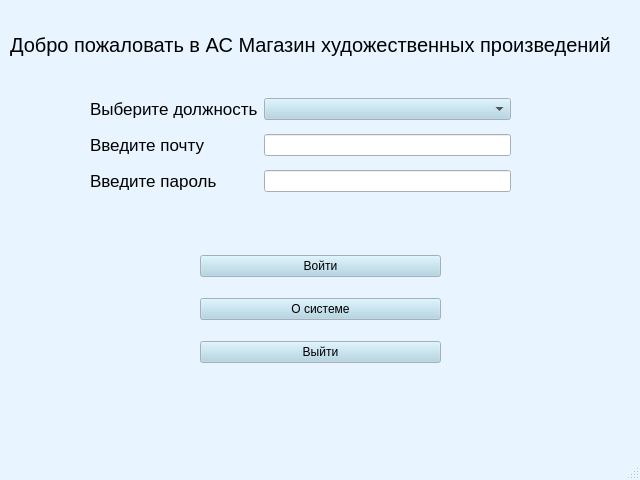
<?xml version="1.0" encoding="UTF-8"?>
<ui version="4.0">
 <class>MainWindow</class>
 <widget class="QMainWindow" name="MainWindow">
  <property name="geometry">
   <rect>
    <x>0</x>
    <y>0</y>
    <width>640</width>
    <height>480</height>
   </rect>
  </property>
  <property name="palette">
   <palette>
    <active>
     <colorrole role="WindowText">
      <brush brushstyle="SolidPattern">
       <color alpha="255">
        <red>0</red>
        <green>0</green>
        <blue>0</blue>
       </color>
      </brush>
     </colorrole>
     <colorrole role="Button">
      <brush brushstyle="SolidPattern">
       <color alpha="255">
        <red>169</red>
        <green>210</green>
        <blue>227</blue>
       </color>
      </brush>
     </colorrole>
     <colorrole role="Light">
      <brush brushstyle="SolidPattern">
       <color alpha="255">
        <red>255</red>
        <green>255</green>
        <blue>255</blue>
       </color>
      </brush>
     </colorrole>
     <colorrole role="Midlight">
      <brush brushstyle="SolidPattern">
       <color alpha="255">
        <red>238</red>
        <green>228</green>
        <blue>255</blue>
       </color>
      </brush>
     </colorrole>
     <colorrole role="Dark">
      <brush brushstyle="SolidPattern">
       <color alpha="255">
        <red>110</red>
        <green>101</green>
        <blue>127</blue>
       </color>
      </brush>
     </colorrole>
     <colorrole role="Mid">
      <brush brushstyle="SolidPattern">
       <color alpha="255">
        <red>147</red>
        <green>134</green>
        <blue>170</blue>
       </color>
      </brush>
     </colorrole>
     <colorrole role="Text">
      <brush brushstyle="SolidPattern">
       <color alpha="255">
        <red>0</red>
        <green>0</green>
        <blue>0</blue>
       </color>
      </brush>
     </colorrole>
     <colorrole role="BrightText">
      <brush brushstyle="SolidPattern">
       <color alpha="255">
        <red>255</red>
        <green>255</green>
        <blue>255</blue>
       </color>
      </brush>
     </colorrole>
     <colorrole role="ButtonText">
      <brush brushstyle="SolidPattern">
       <color alpha="255">
        <red>0</red>
        <green>0</green>
        <blue>0</blue>
       </color>
      </brush>
     </colorrole>
     <colorrole role="Base">
      <brush brushstyle="SolidPattern">
       <color alpha="255">
        <red>255</red>
        <green>255</green>
        <blue>255</blue>
       </color>
      </brush>
     </colorrole>
     <colorrole role="Window">
      <brush brushstyle="SolidPattern">
       <color alpha="255">
        <red>232</red>
        <green>244</green>
        <blue>255</blue>
       </color>
      </brush>
     </colorrole>
     <colorrole role="Shadow">
      <brush brushstyle="SolidPattern">
       <color alpha="255">
        <red>0</red>
        <green>0</green>
        <blue>0</blue>
       </color>
      </brush>
     </colorrole>
     <colorrole role="Highlight">
      <brush brushstyle="SolidPattern">
       <color alpha="255">
        <red>221</red>
        <green>202</green>
        <blue>255</blue>
       </color>
      </brush>
     </colorrole>
     <colorrole role="AlternateBase">
      <brush brushstyle="SolidPattern">
       <color alpha="255">
        <red>238</red>
        <green>228</green>
        <blue>255</blue>
       </color>
      </brush>
     </colorrole>
     <colorrole role="ToolTipBase">
      <brush brushstyle="SolidPattern">
       <color alpha="255">
        <red>255</red>
        <green>255</green>
        <blue>220</blue>
       </color>
      </brush>
     </colorrole>
     <colorrole role="ToolTipText">
      <brush brushstyle="SolidPattern">
       <color alpha="255">
        <red>0</red>
        <green>0</green>
        <blue>0</blue>
       </color>
      </brush>
     </colorrole>
     <colorrole role="PlaceholderText">
      <brush brushstyle="SolidPattern">
       <color alpha="128">
        <red>0</red>
        <green>0</green>
        <blue>0</blue>
       </color>
      </brush>
     </colorrole>
    </active>
    <inactive>
     <colorrole role="WindowText">
      <brush brushstyle="SolidPattern">
       <color alpha="255">
        <red>0</red>
        <green>0</green>
        <blue>0</blue>
       </color>
      </brush>
     </colorrole>
     <colorrole role="Button">
      <brush brushstyle="SolidPattern">
       <color alpha="255">
        <red>169</red>
        <green>210</green>
        <blue>227</blue>
       </color>
      </brush>
     </colorrole>
     <colorrole role="Light">
      <brush brushstyle="SolidPattern">
       <color alpha="255">
        <red>255</red>
        <green>255</green>
        <blue>255</blue>
       </color>
      </brush>
     </colorrole>
     <colorrole role="Midlight">
      <brush brushstyle="SolidPattern">
       <color alpha="255">
        <red>238</red>
        <green>228</green>
        <blue>255</blue>
       </color>
      </brush>
     </colorrole>
     <colorrole role="Dark">
      <brush brushstyle="SolidPattern">
       <color alpha="255">
        <red>110</red>
        <green>101</green>
        <blue>127</blue>
       </color>
      </brush>
     </colorrole>
     <colorrole role="Mid">
      <brush brushstyle="SolidPattern">
       <color alpha="255">
        <red>147</red>
        <green>134</green>
        <blue>170</blue>
       </color>
      </brush>
     </colorrole>
     <colorrole role="Text">
      <brush brushstyle="SolidPattern">
       <color alpha="255">
        <red>0</red>
        <green>0</green>
        <blue>0</blue>
       </color>
      </brush>
     </colorrole>
     <colorrole role="BrightText">
      <brush brushstyle="SolidPattern">
       <color alpha="255">
        <red>255</red>
        <green>255</green>
        <blue>255</blue>
       </color>
      </brush>
     </colorrole>
     <colorrole role="ButtonText">
      <brush brushstyle="SolidPattern">
       <color alpha="255">
        <red>0</red>
        <green>0</green>
        <blue>0</blue>
       </color>
      </brush>
     </colorrole>
     <colorrole role="Base">
      <brush brushstyle="SolidPattern">
       <color alpha="255">
        <red>255</red>
        <green>255</green>
        <blue>255</blue>
       </color>
      </brush>
     </colorrole>
     <colorrole role="Window">
      <brush brushstyle="SolidPattern">
       <color alpha="255">
        <red>232</red>
        <green>244</green>
        <blue>255</blue>
       </color>
      </brush>
     </colorrole>
     <colorrole role="Shadow">
      <brush brushstyle="SolidPattern">
       <color alpha="255">
        <red>0</red>
        <green>0</green>
        <blue>0</blue>
       </color>
      </brush>
     </colorrole>
     <colorrole role="Highlight">
      <brush brushstyle="SolidPattern">
       <color alpha="255">
        <red>221</red>
        <green>202</green>
        <blue>255</blue>
       </color>
      </brush>
     </colorrole>
     <colorrole role="AlternateBase">
      <brush brushstyle="SolidPattern">
       <color alpha="255">
        <red>238</red>
        <green>228</green>
        <blue>255</blue>
       </color>
      </brush>
     </colorrole>
     <colorrole role="ToolTipBase">
      <brush brushstyle="SolidPattern">
       <color alpha="255">
        <red>255</red>
        <green>255</green>
        <blue>220</blue>
       </color>
      </brush>
     </colorrole>
     <colorrole role="ToolTipText">
      <brush brushstyle="SolidPattern">
       <color alpha="255">
        <red>0</red>
        <green>0</green>
        <blue>0</blue>
       </color>
      </brush>
     </colorrole>
     <colorrole role="PlaceholderText">
      <brush brushstyle="SolidPattern">
       <color alpha="128">
        <red>0</red>
        <green>0</green>
        <blue>0</blue>
       </color>
      </brush>
     </colorrole>
    </inactive>
    <disabled>
     <colorrole role="WindowText">
      <brush brushstyle="SolidPattern">
       <color alpha="255">
        <red>110</red>
        <green>101</green>
        <blue>127</blue>
       </color>
      </brush>
     </colorrole>
     <colorrole role="Button">
      <brush brushstyle="SolidPattern">
       <color alpha="255">
        <red>169</red>
        <green>210</green>
        <blue>227</blue>
       </color>
      </brush>
     </colorrole>
     <colorrole role="Light">
      <brush brushstyle="SolidPattern">
       <color alpha="255">
        <red>255</red>
        <green>255</green>
        <blue>255</blue>
       </color>
      </brush>
     </colorrole>
     <colorrole role="Midlight">
      <brush brushstyle="SolidPattern">
       <color alpha="255">
        <red>238</red>
        <green>228</green>
        <blue>255</blue>
       </color>
      </brush>
     </colorrole>
     <colorrole role="Dark">
      <brush brushstyle="SolidPattern">
       <color alpha="255">
        <red>110</red>
        <green>101</green>
        <blue>127</blue>
       </color>
      </brush>
     </colorrole>
     <colorrole role="Mid">
      <brush brushstyle="SolidPattern">
       <color alpha="255">
        <red>147</red>
        <green>134</green>
        <blue>170</blue>
       </color>
      </brush>
     </colorrole>
     <colorrole role="Text">
      <brush brushstyle="SolidPattern">
       <color alpha="255">
        <red>110</red>
        <green>101</green>
        <blue>127</blue>
       </color>
      </brush>
     </colorrole>
     <colorrole role="BrightText">
      <brush brushstyle="SolidPattern">
       <color alpha="255">
        <red>255</red>
        <green>255</green>
        <blue>255</blue>
       </color>
      </brush>
     </colorrole>
     <colorrole role="ButtonText">
      <brush brushstyle="SolidPattern">
       <color alpha="255">
        <red>110</red>
        <green>101</green>
        <blue>127</blue>
       </color>
      </brush>
     </colorrole>
     <colorrole role="Base">
      <brush brushstyle="SolidPattern">
       <color alpha="255">
        <red>232</red>
        <green>244</green>
        <blue>255</blue>
       </color>
      </brush>
     </colorrole>
     <colorrole role="Window">
      <brush brushstyle="SolidPattern">
       <color alpha="255">
        <red>232</red>
        <green>244</green>
        <blue>255</blue>
       </color>
      </brush>
     </colorrole>
     <colorrole role="Shadow">
      <brush brushstyle="SolidPattern">
       <color alpha="255">
        <red>0</red>
        <green>0</green>
        <blue>0</blue>
       </color>
      </brush>
     </colorrole>
     <colorrole role="Highlight">
      <brush brushstyle="SolidPattern">
       <color alpha="255">
        <red>145</red>
        <green>145</green>
        <blue>145</blue>
       </color>
      </brush>
     </colorrole>
     <colorrole role="AlternateBase">
      <brush brushstyle="SolidPattern">
       <color alpha="255">
        <red>221</red>
        <green>202</green>
        <blue>255</blue>
       </color>
      </brush>
     </colorrole>
     <colorrole role="ToolTipBase">
      <brush brushstyle="SolidPattern">
       <color alpha="255">
        <red>255</red>
        <green>255</green>
        <blue>220</blue>
       </color>
      </brush>
     </colorrole>
     <colorrole role="ToolTipText">
      <brush brushstyle="SolidPattern">
       <color alpha="255">
        <red>0</red>
        <green>0</green>
        <blue>0</blue>
       </color>
      </brush>
     </colorrole>
     <colorrole role="PlaceholderText">
      <brush brushstyle="SolidPattern">
       <color alpha="128">
        <red>0</red>
        <green>0</green>
        <blue>0</blue>
       </color>
      </brush>
     </colorrole>
    </disabled>
   </palette>
  </property>
  <property name="windowTitle">
   <string>MainWindow</string>
  </property>
  <widget class="QWidget" name="centralwidget">
   <widget class="QLabel" name="label">
    <property name="geometry">
     <rect>
      <x>10</x>
      <y>30</y>
      <width>631</width>
      <height>30</height>
     </rect>
    </property>
    <property name="palette">
     <palette>
      <active>
       <colorrole role="Button">
        <brush brushstyle="SolidPattern">
         <color alpha="255">
          <red>173</red>
          <green>127</green>
          <blue>168</blue>
         </color>
        </brush>
       </colorrole>
      </active>
      <inactive>
       <colorrole role="Button">
        <brush brushstyle="SolidPattern">
         <color alpha="255">
          <red>173</red>
          <green>127</green>
          <blue>168</blue>
         </color>
        </brush>
       </colorrole>
      </inactive>
      <disabled>
       <colorrole role="Button">
        <brush brushstyle="SolidPattern">
         <color alpha="255">
          <red>173</red>
          <green>127</green>
          <blue>168</blue>
         </color>
        </brush>
       </colorrole>
      </disabled>
     </palette>
    </property>
    <property name="font">
     <font>
      <pointsize>15</pointsize>
      <italic>false</italic>
      <strikeout>false</strikeout>
     </font>
    </property>
    <property name="text">
     <string>Добро пожаловать в АС Магазин художественных произведений</string>
    </property>
   </widget>
   <widget class="QWidget" name="gridLayoutWidget">
    <property name="geometry">
     <rect>
      <x>90</x>
      <y>90</y>
      <width>421</width>
      <height>111</height>
     </rect>
    </property>
    <layout class="QGridLayout" name="gridLayout">
     <property name="verticalSpacing">
      <number>6</number>
     </property>
     <item row="1" column="1">
      <widget class="QLineEdit" name="email_input"/>
     </item>
     <item row="1" column="0">
      <widget class="QLabel" name="label_3">
       <property name="font">
        <font>
         <pointsize>13</pointsize>
        </font>
       </property>
       <property name="text">
        <string>&lt;html&gt;&lt;head/&gt;&lt;body&gt;&lt;p&gt;Введите почту&lt;/p&gt;&lt;/body&gt;&lt;/html&gt;</string>
       </property>
      </widget>
     </item>
     <item row="0" column="0">
      <widget class="QLabel" name="label_2">
       <property name="font">
        <font>
         <pointsize>13</pointsize>
        </font>
       </property>
       <property name="text">
        <string>&lt;html&gt;&lt;head/&gt;&lt;body&gt;&lt;p&gt;Выберите должность&lt;/p&gt;&lt;/body&gt;&lt;/html&gt;</string>
       </property>
      </widget>
     </item>
     <item row="0" column="1">
      <widget class="QComboBox" name="role_type"/>
     </item>
     <item row="2" column="0">
      <widget class="QLabel" name="label_4">
       <property name="font">
        <font>
         <pointsize>13</pointsize>
        </font>
       </property>
       <property name="text">
        <string>&lt;html&gt;&lt;head/&gt;&lt;body&gt;&lt;p&gt;Введите пароль&lt;/p&gt;&lt;/body&gt;&lt;/html&gt;</string>
       </property>
      </widget>
     </item>
     <item row="2" column="1">
      <widget class="QLineEdit" name="password_input">
       <property name="inputMethodHints">
        <set>Qt::ImhHiddenText|Qt::ImhNoAutoUppercase|Qt::ImhNoPredictiveText|Qt::ImhSensitiveData</set>
       </property>
       <property name="echoMode">
        <enum>QLineEdit::Password</enum>
       </property>
      </widget>
     </item>
    </layout>
   </widget>
   <widget class="QWidget" name="gridLayoutWidget_2">
    <property name="geometry">
     <rect>
      <x>200</x>
      <y>240</y>
      <width>241</width>
      <height>141</height>
     </rect>
    </property>
    <layout class="QGridLayout" name="gridLayout_2">
     <property name="leftMargin">
      <number>0</number>
     </property>
     <property name="topMargin">
      <number>0</number>
     </property>
     <property name="bottomMargin">
      <number>0</number>
     </property>
     <property name="verticalSpacing">
      <number>6</number>
     </property>
     <item row="3" column="0">
      <widget class="QPushButton" name="exit">
       <property name="text">
        <string>Выйти</string>
       </property>
      </widget>
     </item>
     <item row="0" column="0">
      <widget class="QPushButton" name="sign_in">
       <property name="text">
        <string>Войти</string>
       </property>
      </widget>
     </item>
     <item row="1" column="0">
      <widget class="QPushButton" name="about_system">
       <property name="text">
        <string>О системе</string>
       </property>
      </widget>
     </item>
    </layout>
   </widget>
  </widget>
  <widget class="QMenuBar" name="menubar">
   <property name="geometry">
    <rect>
     <x>0</x>
     <y>0</y>
     <width>640</width>
     <height>22</height>
    </rect>
   </property>
  </widget>
  <widget class="QStatusBar" name="statusbar"/>
 </widget>
 <resources/>
 <connections/>
</ui>
